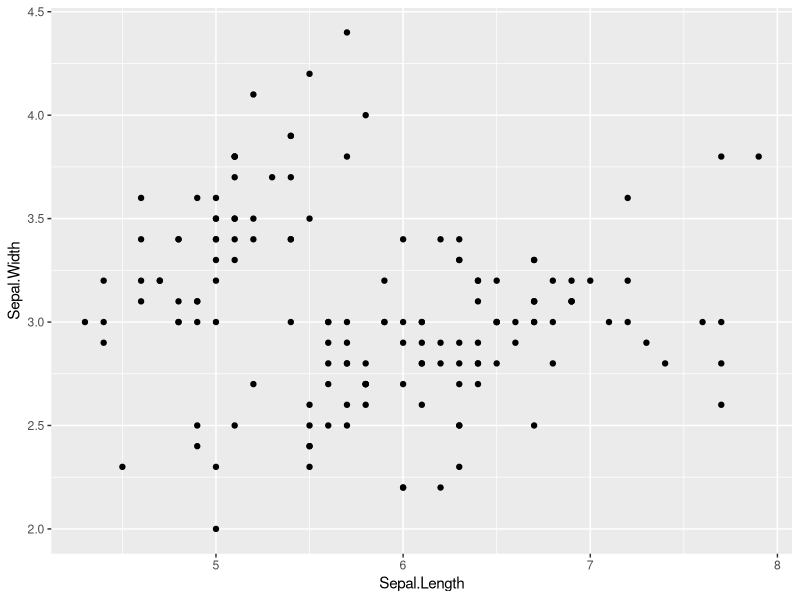
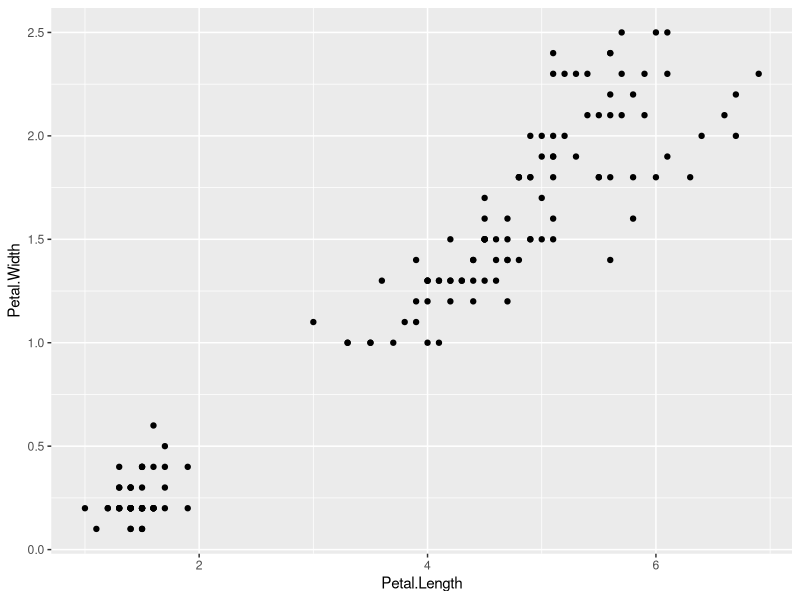
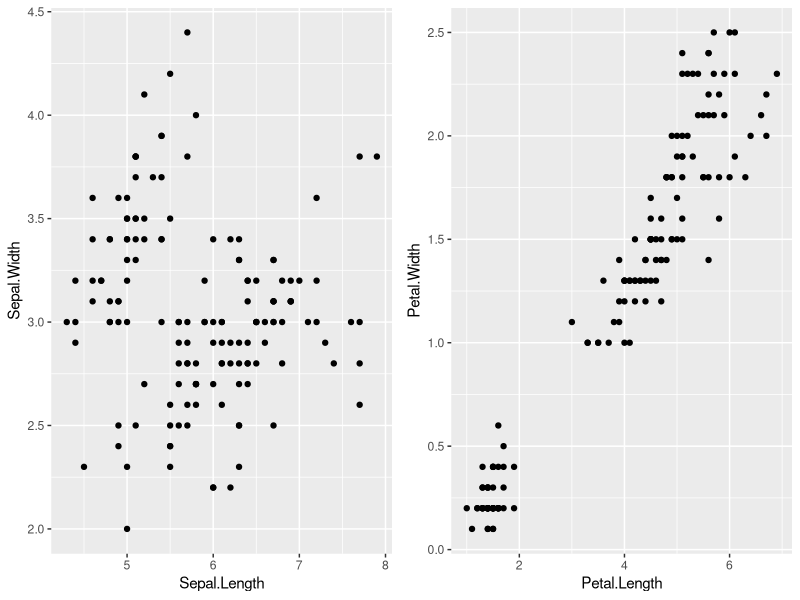
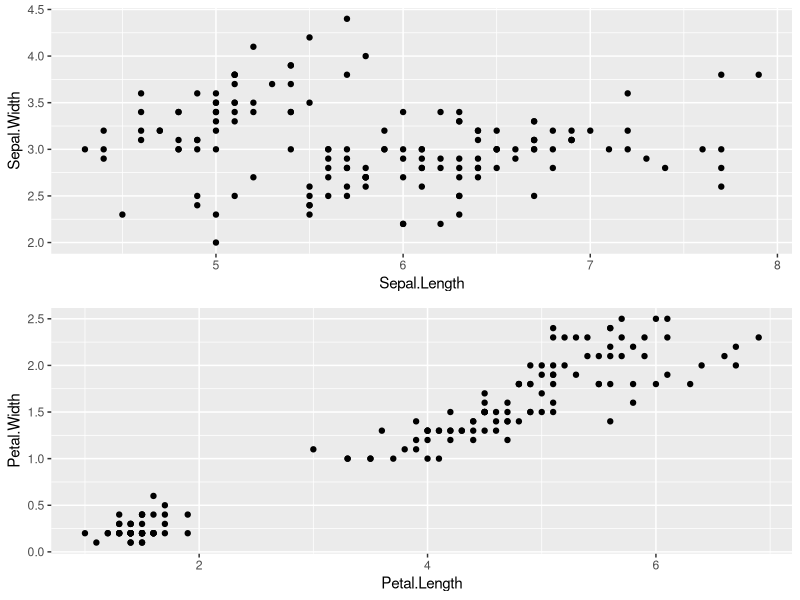
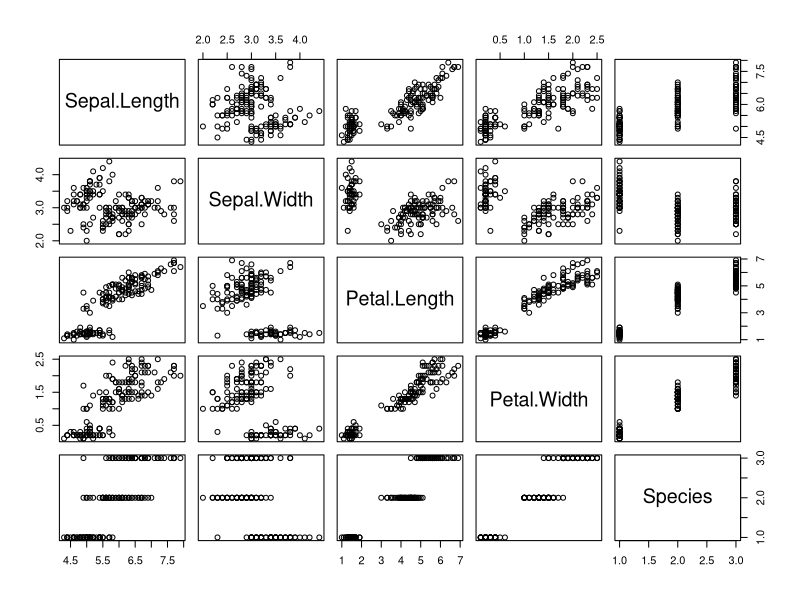
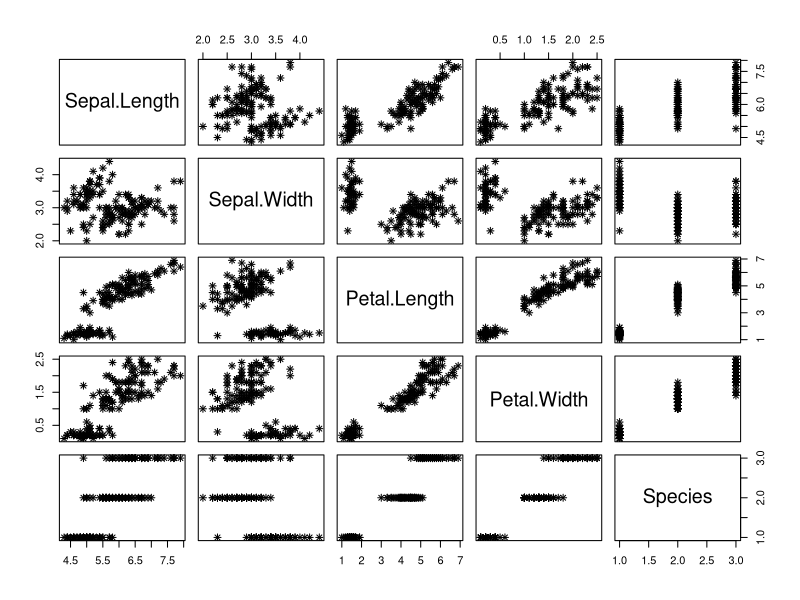
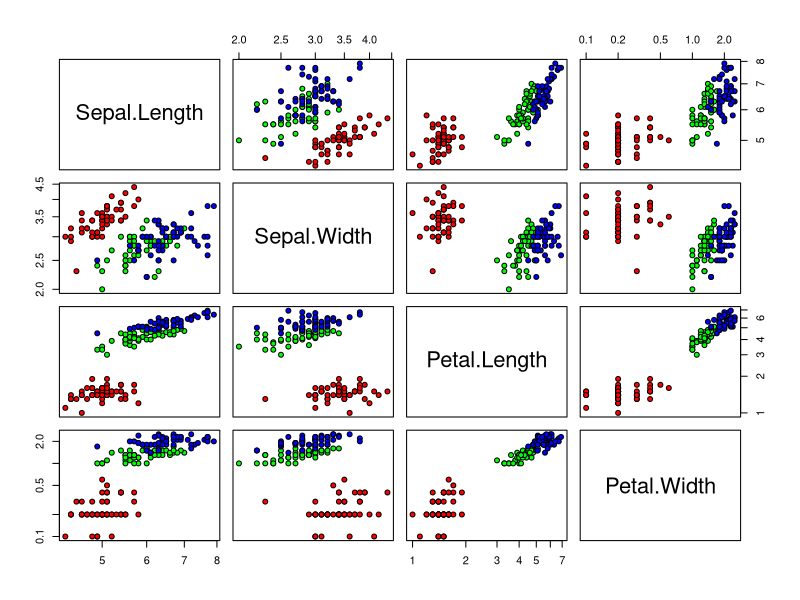

Reproduce these figures in R, in order.
## ---- chunk 1
knitr::opts_chunk$set(
	echo = TRUE,
	message = FALSE,
	warning = FALSE
)
 
## ---- chunk 2
#import libraries

library(datasets)
#loading iris dataset
data(iris)
#The first six rows with the four columns
head(iris)

#plotting the different types of Species
#checking the class of the column
class(iris$Species)

#since it is a factor, its levels can be used to show the unique Species
levels(iris$Species) # there are three types: setosa, versicolor and virginica

## ---- chunk 3
#import libraries

library(ggplot2)

# plotting sepal length and width as scatter plot

s<-ggplot(iris,aes(x=Sepal.Length, y=Sepal.Width))+geom_point()
s

## ---- chunk 4
p<-ggplot(iris,aes(x=Petal.Length,y=Petal.Width))+geom_point()
p
## ---- chunk 5
multiplot <- function(..., plotlist=NULL, cols) {
    require(grid)

    # Make a list from the ... arguments and plotlist
    plots <- c(list(...), plotlist)

    numPlots = length(plots)

    # Make the panel
    plotCols = cols                          # Number of columns of plots
    plotRows = ceiling(numPlots/plotCols) # Number of rows needed, calculated from # of cols

    # Set up the page
    grid.newpage()
    pushViewport(viewport(layout = grid.layout(plotRows, plotCols)))
    vplayout <- function(x, y)
        viewport(layout.pos.row = x, layout.pos.col = y)

    # Make each plot, in the correct location
    for (i in 1:numPlots) {
        curRow = ceiling(i/plotCols)
        curCol = (i-1) %% plotCols + 1
        print(plots[[i]], vp = vplayout(curRow, curCol ))
    }

}

## ---- chunk 6
multiplot(s, p, cols=2)

## ---- chunk 7
multiplot(s, p, cols=1)

## ---- chunk 8
pairs(iris)
## ---- chunk 9
pairs(iris, subset='Sepal.Length'<6 ,data=iris, pch=8)

## ---- chunk 10


pairs(iris[1:4], log = "xy",pch=21, bg = c("red", "green", "blue")[unclass(iris$Species)]) 

